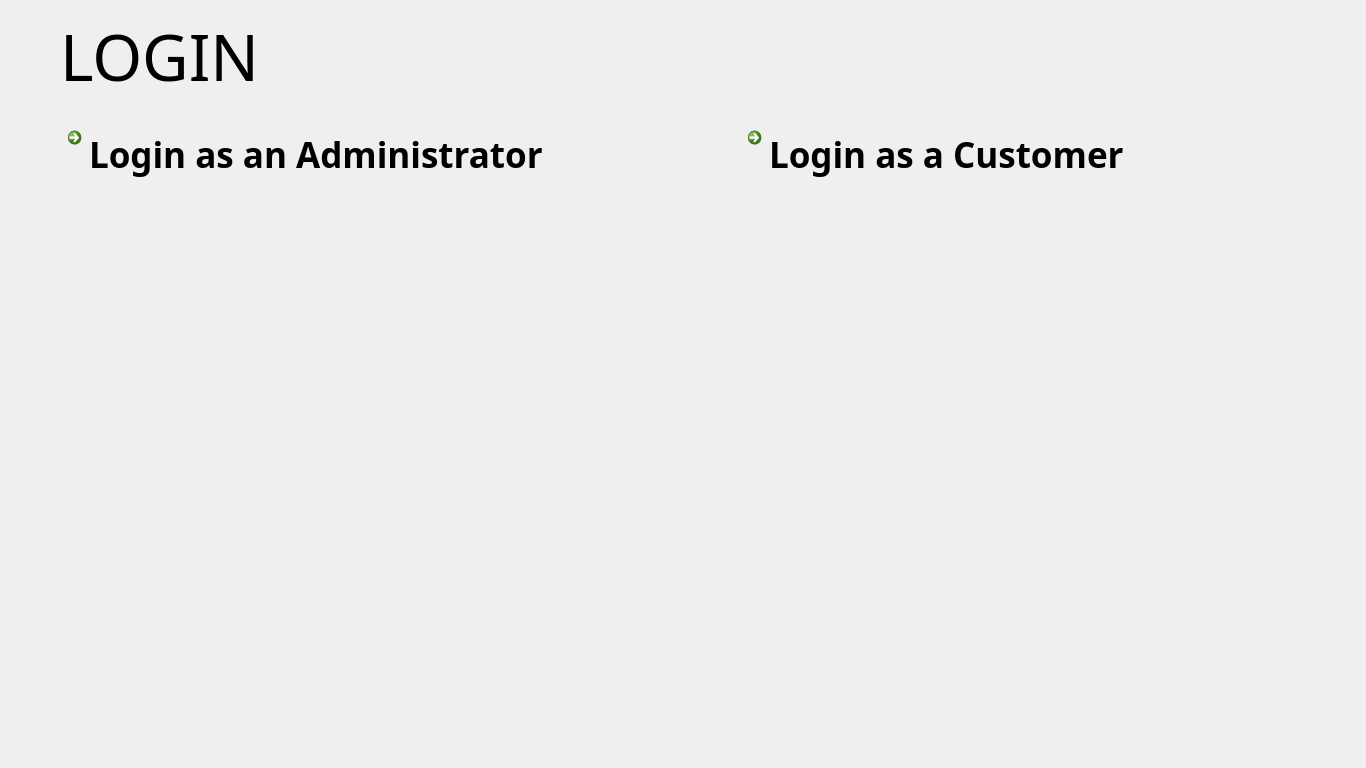
<?xml version="1.0" encoding="UTF-8"?>
<ui version="4.0">
 <class>loginpage</class>
 <widget class="QDialog" name="loginpage">
  <property name="geometry">
   <rect>
    <x>0</x>
    <y>0</y>
    <width>1366</width>
    <height>768</height>
   </rect>
  </property>
  <property name="windowTitle">
   <string>Login </string>
  </property>
  <property name="windowIcon">
   <iconset>
    <normaloff>../pictures/minilogo_g9m_icon.ico</normaloff>../pictures/minilogo_g9m_icon.ico</iconset>
  </property>
  <widget class="QLabel" name="label">
   <property name="geometry">
    <rect>
     <x>60</x>
     <y>20</y>
     <width>241</width>
     <height>71</height>
    </rect>
   </property>
   <property name="font">
    <font>
     <family>Audiowide</family>
     <pointsize>48</pointsize>
    </font>
   </property>
   <property name="text">
    <string>LOGIN</string>
   </property>
  </widget>
  <widget class="QLabel" name="background">
   <property name="geometry">
    <rect>
     <x>0</x>
     <y>-3</y>
     <width>1366</width>
     <height>791</height>
    </rect>
   </property>
   <property name="autoFillBackground">
    <bool>true</bool>
   </property>
   <property name="text">
    <string/>
   </property>
   <property name="pixmap">
    <pixmap>../pictures/logotextonly.jpg</pixmap>
   </property>
   <property name="scaledContents">
    <bool>true</bool>
   </property>
  </widget>
  <widget class="QCommandLinkButton" name="commandLinkButton">
   <property name="geometry">
    <rect>
     <x>740</x>
     <y>120</y>
     <width>501</width>
     <height>71</height>
    </rect>
   </property>
   <property name="font">
    <font>
     <family>Audiowide</family>
     <pointsize>26</pointsize>
    </font>
   </property>
   <property name="text">
    <string>Login as a Customer </string>
   </property>
   <property name="icon">
    <iconset>
     <normaloff>../pictures/153-1538896_community-icon-transparent-background-png-download-transparent-transparent.png</normaloff>../pictures/153-1538896_community-icon-transparent-background-png-download-transparent-transparent.png</iconset>
   </property>
   <property name="iconSize">
    <size>
     <width>60</width>
     <height>60</height>
    </size>
   </property>
  </widget>
  <widget class="QCommandLinkButton" name="commandLinkButton_2">
   <property name="geometry">
    <rect>
     <x>60</x>
     <y>120</y>
     <width>611</width>
     <height>71</height>
    </rect>
   </property>
   <property name="font">
    <font>
     <family>Audiowide</family>
     <pointsize>26</pointsize>
    </font>
   </property>
   <property name="text">
    <string>Login as an Administrator</string>
   </property>
   <property name="icon">
    <iconset>
     <normaloff>../pictures/556-5569894_admin-admin-vector-icon-png-transparent-png.jpg</normaloff>../pictures/556-5569894_admin-admin-vector-icon-png-transparent-png.jpg</iconset>
   </property>
   <property name="iconSize">
    <size>
     <width>60</width>
     <height>60</height>
    </size>
   </property>
  </widget>
  <zorder>background</zorder>
  <zorder>commandLinkButton_2</zorder>
  <zorder>commandLinkButton</zorder>
  <zorder>label</zorder>
 </widget>
 <tabstops>
  <tabstop>commandLinkButton_2</tabstop>
  <tabstop>commandLinkButton</tabstop>
 </tabstops>
 <resources/>
 <connections/>
</ui>
